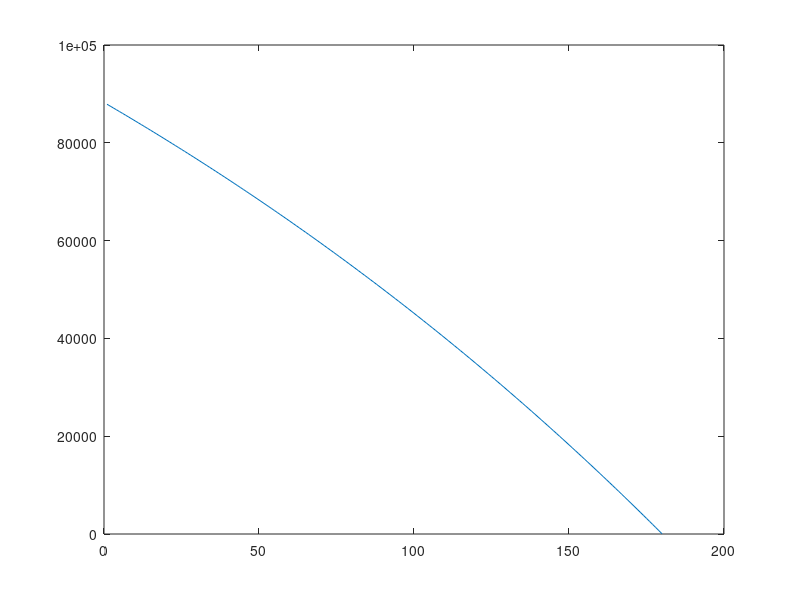

Write MATLAB code to recreate this figure.
% Calculation of monthly payment to pay off a 30-year $100,000 student loan
% with a montly interest rate of 0.5%
clear all; close all
format compact

%% Input
N = 12*15;    % number of payments
r = 0.003;   % monthly interest rate
b(1) = 87878;  % initial balance
p = 635;    %Guess at monthly payment

%% Calculation
interest = 0;
for n = 1:(N-1)
    interest = interest + b(n) * r;
    b(n+1) = (1+r)*b(n) - p;
end
month = 1:N;

%% Output
month = 1:N;
plot(month,b)
pfinal = b(N)
total_payment = p*N
interest

%% After 8 years
% Interest: 44,875
% Remaining: 87,878
% a) Continue as is 0.5% @ 600
%   Interest: 70,667
% b) 20 years at 0.33% + 2500 @ 532
%   Interest: 39,317 + 2,500
% c) 15 years at 0.3% + 2500 @ 635
%   Interest: 25,837 + 2,500
